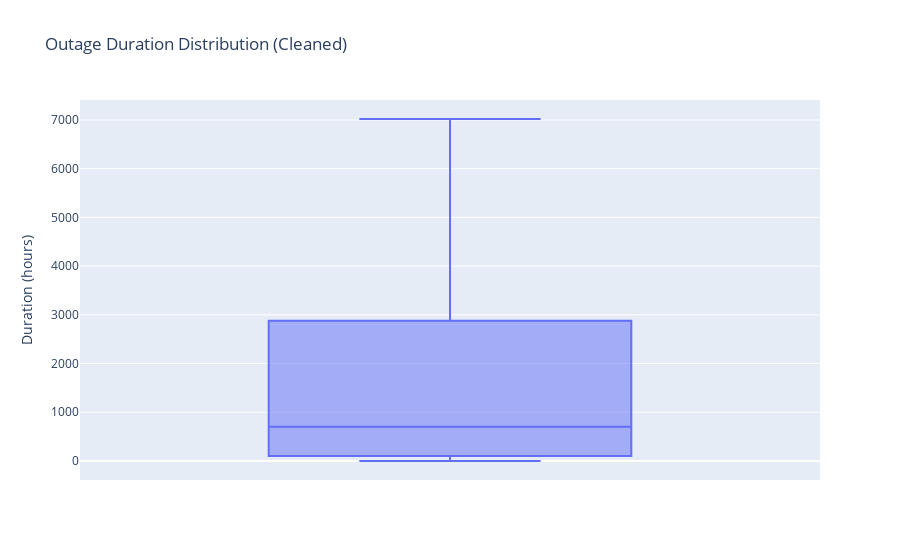

Here is the notebook cell this chart was saved with:
### Code cell
df_new = df_cleaned.copy()
df_new['OUTAGE.DURATION'] = df_new['OUTAGE.DURATION'].clip(upper=7020)

fig2 = px.box(df_new, y='OUTAGE.DURATION', title='Outage Duration Distribution (Cleaned)')
fig2.update_layout(yaxis_title='Duration (hours)')
fig2.show()

### Figure 1 — Plotly figure (JSON) as saved in the notebook; plotly's stock layout.template omitted (floating-point values rounded to 4 significant figures; data arrays with more than 128 entries replaced by an {"elided": "..."} marker saying what was removed)
{"data": [{"alignmentgroup": "True", "hovertemplate": "OUTAGE.DURATION=%{y}<extra></extra>", "legendgroup": "", "marker": {"color": "#636efa"}, "name": "", "notched": false, "offsetgroup": "", "orientation": "v", "showlegend": false, "type": "box", "x0": " ", "xaxis": "x", "y": {"elided": "1534 int values"}, "y0": " ", "yaxis": "y"}], "layout": {"boxmode": "group", "legend": {"tracegroupgap": 0}, "title": {"text": "Outage Duration Distribution (Cleaned)"}, "xaxis": {"anchor": "y", "domain": [0, 1]}, "yaxis": {"anchor": "x", "domain": [0, 1], "title": {"text": "Duration (hours)"}}}}
